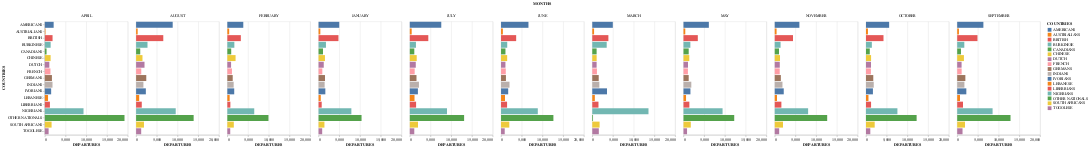

Notebook code for this chart:
### Code cell
alt.Chart(trans).mark_bar().encode(
    column='MONTHS',
    x='DEPARTURES',
    y='COUNTRIES',
    color='COUNTRIES'
).properties(width=220)

### Figure 1 — Vega-Lite specification as saved in the notebook (floating-point values rounded to 4 significant figures; data arrays with more than 128 entries replaced by an {"elided": "..."} marker saying what was removed)
{"$schema": "https://vega.github.io/schema/vega-lite/v3.4.0.json", "config": {"mark": {"tooltip": null}, "view": {"height": 300, "width": 400}}, "data": {"name": "data-563364fef5ae5fb87a3c7902ddebb742"}, "datasets": {"data-563364fef5ae5fb87a3c7902ddebb742": {"elided": "187 records"}}, "encoding": {"color": {"field": "COUNTRIES", "type": "nominal"}, "column": {"field": "MONTHS", "type": "nominal"}, "x": {"field": "DEPARTURES", "type": "quantitative"}, "y": {"field": "COUNTRIES", "type": "nominal"}}, "mark": "bar", "width": 220}
